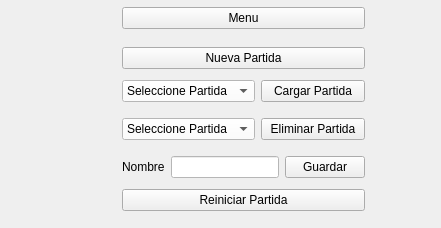
   <widget class="QWidget" name="layoutWidget_3">
    <property name="geometry">
     <rect>
      <x>390</x>
      <y>500</y>
      <width>441</width>
      <height>228</height>
     </rect>
    </property>
    <layout class="QHBoxLayout" name="horizontalLayout_2">
     <property name="topMargin">
      <number>5</number>
     </property>
     <property name="bottomMargin">
      <number>3</number>
     </property>
     <item>
      <layout class="QGridLayout" name="gridLayout_2">
       <property name="sizeConstraint">
        <enum>QLayout::SetDefaultConstraint</enum>
       </property>
       <property name="leftMargin">
        <number>8</number>
       </property>
       <property name="rightMargin">
        <number>8</number>
       </property>
      </layout>
     </item>
     <item>
      <layout class="QVBoxLayout" name="verticalLayout_3">
       <property name="leftMargin">
        <number>5</number>
       </property>
       <property name="topMargin">
        <number>6</number>
       </property>
       <property name="rightMargin">
        <number>5</number>
       </property>
       <item>
        <spacer name="verticalSpacer">
         <property name="orientation">
          <enum>Qt::Vertical</enum>
         </property>
         <property name="sizeHint" stdset="0">
          <size>
           <width>20</width>
           <height>40</height>
          </size>
         </property>
        </spacer>
       </item>
      </layout>
     </item>
     <item>
      <spacer name="horizontalSpacer_14">
       <property name="orientation">
        <enum>Qt::Horizontal</enum>
       </property>
       <property name="sizeHint" stdset="0">
        <size>
         <width>40</width>
         <height>20</height>
        </size>
       </property>
      </spacer>
     </item>
     <item>
      <layout class="QVBoxLayout" name="verticalLayout_9">
       <property name="leftMargin">
        <number>5</number>
       </property>
       <property name="rightMargin">
        <number>5</number>
       </property>
       <item>
        <widget class="QPushButton" name="pushButton_2">
         <property name="text">
          <string>Menu</string>
         </property>
        </widget>
       </item>
       <item>
        <layout class="QVBoxLayout" name="verticalLayout_8">
         <property name="sizeConstraint">
          <enum>QLayout::SetMaximumSize</enum>
         </property>
         <property name="topMargin">
          <number>10</number>
         </property>
         <property name="bottomMargin">
          <number>10</number>
         </property>
         <item>
          <widget class="QPushButton" name="nuevaP">
           <property name="text">
            <string>Nueva Partida</string>
           </property>
          </widget>
         </item>
         <item>
          <layout class="QHBoxLayout" name="horizontalLayout_8">
           <property name="topMargin">
            <number>5</number>
           </property>
           <property name="bottomMargin">
            <number>5</number>
           </property>
           <item>
            <widget class="QComboBox" name="cargar">
             <property name="minimumSize">
              <size>
               <width>100</width>
               <height>0</height>
              </size>
             </property>
             <property name="styleSheet">
              <string notr="true">background-color: rgb(255, 255, 255);</string>
             </property>
             <item>
              <property name="text">
               <string>Seleccione Partida</string>
              </property>
             </item>
            </widget>
           </item>
           <item>
            <widget class="QPushButton" name="cargarP">
             <property name="text">
              <string>Cargar Partida</string>
             </property>
            </widget>
           </item>
          </layout>
         </item>
         <item>
          <layout class="QHBoxLayout" name="horizontalLayout_7">
           <property name="topMargin">
            <number>5</number>
           </property>
           <property name="bottomMargin">
            <number>5</number>
           </property>
           <item>
            <widget class="QComboBox" name="eliminar">
             <property name="minimumSize">
              <size>
               <width>100</width>
               <height>0</height>
              </size>
             </property>
             <property name="styleSheet">
              <string notr="true">background-color: rgb(255, 255, 255);</string>
             </property>
             <item>
              <property name="text">
               <string>Seleccione Partida</string>
              </property>
             </item>
            </widget>
           </item>
           <item>
            <widget class="QPushButton" name="eliminarP">
             <property name="text">
              <string>Eliminar Partida</string>
             </property>
            </widget>
           </item>
          </layout>
         </item>
         <item>
          <layout class="QHBoxLayout" name="horizontalLayout_6">
           <property name="topMargin">
            <number>5</number>
           </property>
           <property name="bottomMargin">
            <number>5</number>
           </property>
           <item>
            <widget class="QLabel" name="label">
             <property name="text">
              <string>Nombre</string>
             </property>
            </widget>
           </item>
           <item>
            <widget class="QLineEdit" name="nombrepartida">
             <property name="minimumSize">
              <size>
               <width>80</width>
               <height>0</height>
              </size>
             </property>
             <property name="maximumSize">
              <size>
               <width>520</width>
               <height>16777215</height>
              </size>
             </property>
             <property name="styleSheet">
              <string notr="true">background-color: rgb(255, 255, 255);</string>
             </property>
            </widget>
           </item>
           <item>
            <widget class="QPushButton" name="guardarP">
             <property name="minimumSize">
              <size>
               <width>50</width>
               <height>0</height>
              </size>
             </property>
             <property name="text">
              <string>Guardar</string>
             </property>
            </widget>
           </item>
          </layout>
         </item>
         <item>
          <widget class="QPushButton" name="reiniciarP">
           <property name="text">
            <string>Reiniciar Partida</string>
           </property>
          </widget>
         </item>
        </layout>
       </item>
      </layout>
     </item>
     <item>
      <spacer name="horizontalSpacer_3">
       <property name="orientation">
        <enum>Qt::Horizontal</enum>
       </property>
       <property name="sizeHint" stdset="0">
        <size>
         <width>40</width>
         <height>20</height>
        </size>
       </property>
      </spacer>
     </item>
    </layout>
   </widget>
